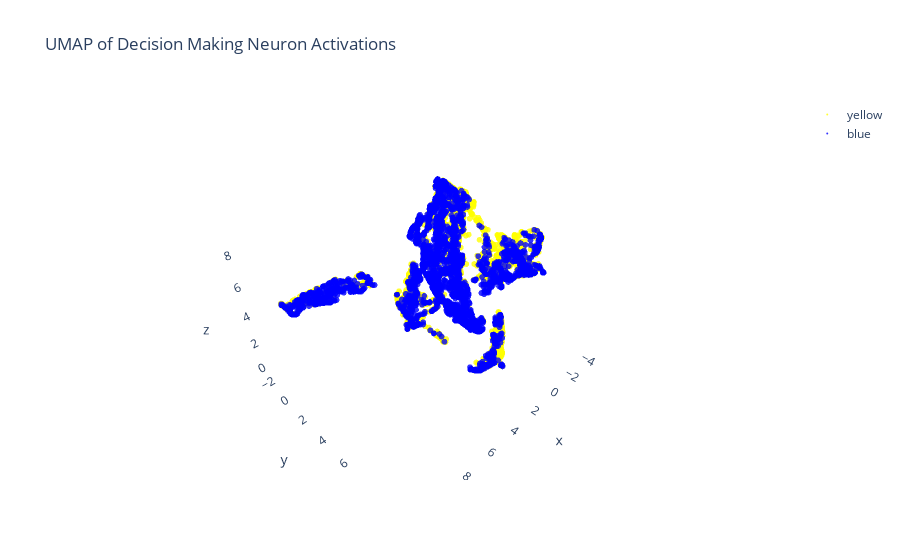

The code cell stored with this chart in its notebook:
### Code cell
plot_manifold_3d(test_results, geom="colour", algorithm="umap")

### Figure 1 — Plotly figure (JSON) as saved in the notebook; plotly's stock layout.template omitted (floating-point values rounded to 4 significant figures; data arrays with more than 128 entries replaced by an {"elided": "..."} marker saying what was removed)
{"data": [{"marker": {"color": "yellow", "line": {"width": 0}, "opacity": 0.8, "size": 2}, "mode": "markers", "name": "yellow", "type": "scatter3d", "x": {"elided": "3600 float values"}, "y": {"elided": "3600 float values"}, "z": {"elided": "3600 float values"}}, {"marker": {"color": "blue", "line": {"width": 0}, "opacity": 0.8, "size": 2}, "mode": "markers", "name": "blue", "type": "scatter3d", "x": {"elided": "3600 float values"}, "y": {"elided": "3600 float values"}, "z": {"elided": "3600 float values"}}], "layout": {"scene": {"xaxis": {"backgroundcolor": "rgba(0,0,0,0)", "showgrid": false, "zeroline": false}, "yaxis": {"backgroundcolor": "rgba(0,0,0,0)", "showgrid": false, "zeroline": false}, "zaxis": {"backgroundcolor": "rgba(0,0,0,0)", "showgrid": false, "zeroline": false}}, "showlegend": true, "title": {"text": "UMAP of Decision Making Neuron Activations"}}}
